Frame 1 (no input): blank canvas, image omitted
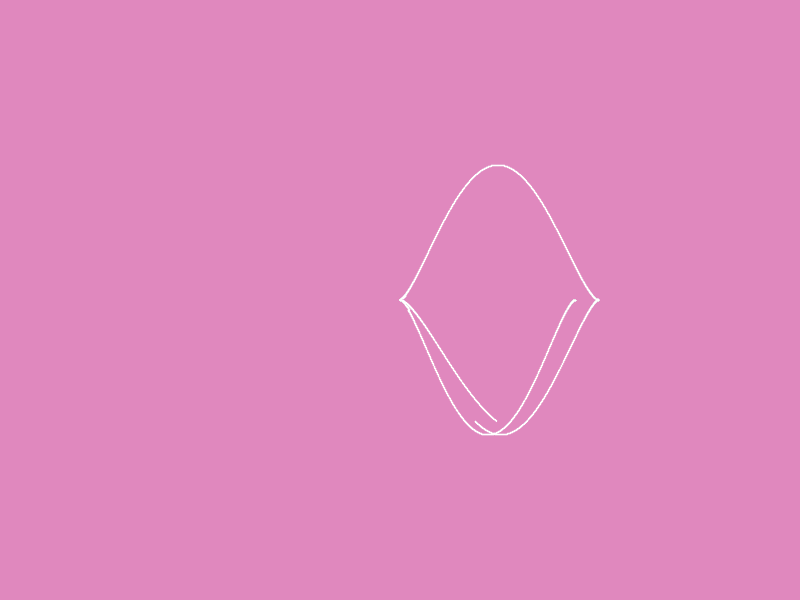
Frame 60 (the mouse pressed at the canvas centre just before this capture)
Frame 120 (the mouse held since frame 60 and released just before this capture): identical to frame 60, image omitted

The Processing sketch that drew this single still picture (run headless with seeded random() and noise(); from frame 60 on, the mouse is pressed at the canvas centre):

// Processing sketch: Parametric_equations
// ── Parametric_equations.pde

float t = 0;

float speed = 0.0001;

float design = 0;
float angle = 0;

float end = 0;

int count = 23;

void setup() {
  size(800, 600);
  background(224, 136, 190);
  //colorMode(HSB);
}

void draw() {
  translate((width/4) * 2, height/2);
  rotate(angle);
  strokeWeight(1.2);
  //stroke(120, 97, 204);
  stroke(255);

  for (int i = 0; i < 300; i++) {
    if (design == 0) {
      float x = 3 * cos(cos((5.44/2) * round(t))) * 1.2 * (1 + cos(5.4 * t));
      float y = 3 * pow(sin(5.4 * t), 2) * sin(5.44 * t);
      x *= 45;
      y *= 45;
      point(x, y);
      t += speed;
      if (t < -2) {
        speed *= -1;
        t = 0;
        angle += PI/2;
        end += 1;
      } else if (t > 2) {
        speed *= -1;
        t = 0;
      }
    } else if (design == 1) {

      float x = 3 * cos(cos((5.56/2) * round(t))) * 1.2 * (1 + cos(4.02 * t));
      float y = 3 * pow(sin(4.02 * t), 2) * sin(5.56 * t);
      x *= 35;
      y *= 35;
      point(x, y);
      t += speed;
      if (t < -2) {
        speed *= -1;
        t = 0;
        angle += PI/2;
        end += 1;
      } else if (t > 2) {
        speed *= -1;
        t = 0;
      }
    } else if (design == 2) {

      float x = 4 * pow(sin(4.32 * t), 2) * sin(sin(6.4 * t));
      float y = 4 * pow(cos(4.32 * t), 2) * cos(round(cos(6.4 * t)));
      x *= 55;
      y *= 55;
      point(x, y);
      t += speed;
      if (t < -3) {
        speed *= -1;
        t = 0;
        angle += PI/2;
        end += 1;
      } else if (t > 3) {
        speed *= -1;
        t = 0;
      }
    } else if (design == 3) {

      float x = 4 * (sin(6.04 * (t/3)) * (0.3 + pow(sin(t), 2)));
      float y = 7 * cos(t) * pow(sin(6.04 * t), 4);
      x *= 35;
      y *= 35;
      point(x, y);
      t += speed;
      if (t < -3) {
        speed *= -1;
        t = 0;
        angle += PI/4;
        end += 0.5;
      } else if (t > 3) {
        speed *= -1;
        t = 0;
      }
    } else if (design == 4) {

      float x = 7 * (sin(2.96 * (t/3)) * (0.3 + pow(sin(t), 2)));
      float y = 7 * cos(t) * pow(sin(2.96 * t), 4);
      x *= 25;
      y *= 25;
      point(x, y);
      t += speed;
      if (t < -3) {
        speed *= -1;
        t = 0;
        angle += PI/4;
        end += 0.5;
      } else if (t > 3) {
        speed *= -1;
        t = 0;
      }
    } else if (design == 5) {

      float x = 7 * (sin(3.48 * t) * (1 + round(pow(sin(t), 2))));
      float y = 7 * cos(round(t)) * pow(sin(3.48 * t), 4);
      x *= 15;
      y *= 15;
      point(x, y);
      t += speed;
      if (t < -3) {
        speed *= -1;
        t = 0;
        angle += PI/4;
        end += 1;
      } else if (t > 3) {
        speed *= -1;
        t = 0;
      }
    } else if (design == 6) {

      float x = 3 * cos(cos(2.9 * t)) * (1 + pow(cos(3 * t), 6));
      float y = 3 * pow(cos(2.9 * t), 3);
      x *= 45;
      y *= 45;
      point(x, y);
      t += speed;
      if (t < -12) {
        speed *= -1;
        t = 0;
        angle += PI/2;
        end += 1;
      } else if (t > 12) {
        speed *= -1;
        t = 0;
      }
    } else if (design == 7) {

      float x = 4 * pow(cos(1.88 * t), 2.5);
      float y = 3 * sin(sin(4.3 * t)) * pow(cos(1.88 * t), 2);
      x *= 45;
      y *= 45;
      point(x, y);
      t += speed;
      if (t < -4) {
        speed *= -1;
        t = 0;
        angle += PI/4;
        end += 0.5;
      } else if (t > 4) {
        speed *= -1;
        t = 0;
      }
    } else if (design == 8) {

      float x = 7 * (sin(3.48 * t) / (1 + round(pow(sin(t), 2))));
      float y = 7 * cos(round(t)) * pow(sin(3.48 * t), 4);
      x *= 25;
      y *= 25;
      point(x, y);
      t += speed;
      if (t < -3) {
        speed *= -1;
        t = 0;
        angle += PI/4;
        end += 0.5;
      } else if (t > 3) {
        speed *= -1;
        t = 0;
      }
    } else if (design == 9) {

      float x = 7 * (sin(1.54 * t) / (1 + pow(sin(t), 2)));
      float y = 7 * cos(round(t)) * pow(sin(1.54 * t), 2);
      x *= 25;
      y *= 25;
      point(x, y);
      t += speed;
      if (t < -3) {
        speed *= -1;
        t = 0;
        angle += PI/4;
        end += 0.5;
      } else if (t > 3) {
        speed *= -1;
        t = 0;
      }
    } else if (design == 10) {

      float x = 7 * (sin(0.5 * round(t)) / (1 + pow(sin(1.42 * t), 2)));
      float y = 7 * cos(1.42 * t) * pow(sin(0.5 * t), 4);
      x *= 25;
      y *= 25;
      point(x, y);
      t += speed;
      if (t < -8) {
        speed *= -1;
        t = 0;
        angle += PI/4;
        end += 0.5;
      } else if (t > 8) {
        speed *= -1;
        t = 0;
      }
    } else if (design == 11) {

      float x = 7 * (sin(1.64 * round(t)) / (1 + pow(sin(1.42 * t), 2)));
      float y = 7 * cos(1.42 * t) * pow(sin(1.64 * t), 4);
      x *= 25;
      y *= 25;
      point(x, y);
      t += speed;
      if (t < -10) {
        speed *= -1;
        t = 0;
        angle += PI/4;
        end += 0.5;
      } else if (t > 10) {
        speed *= -1;
        t = 0;
      }
    } else if (design == 12) {

      float x = 7 * (sin(7.24 * t) / (1 + pow(cos(3.56 * t), 2)));
      float y = 7 * cos(3.56 * t) * pow(sin(7.24 * t), 4);
      x *= 25;
      y *= 25;
      point(x, y);
      t += speed;
      if (t < -3) {
        speed *= -1;
        t = 0;
        angle += PI/4;
        end += 0.5;
      } else if (t > 3) {
        speed *= -1;
        t = 0;
      }
    } else if (design == 13) {

      float x = 7 * (sin(1.48 * round(t)) / (1 + pow(sin(1.42 * t), 2)));
      float y = 7 * cos(1.42 * t) * pow(sin(1.48 * t), 4);
      x *= 35;
      y *= 35;
      point(x, y);
      t += speed;
      if (t < -6) {
        speed *= -1;
        t = 0;
        angle += PI/4;
        end += 0.5;
      } else if (t > 6) {
        speed *= -1;
        t = 0;
      }
    } else if (design == 14) {

      float x = 4 * (sin(7.24 * (t / 3)) / (0.3 + pow(sin(t), 2)));
      float y = 7 * cos(t) * pow(sin(7.24 * t), 4);
      x *= 25;
      y *= 25;
      point(x, y);
      t += speed;
      if (t < -3) {
        speed *= -1;
        t = 0;
        angle += PI/4;
        end += 0.5;
      } else if (t > 3) {
        speed *= -1;
        t = 0;
      }
    } else if (design == 15) {

      float x = 7 * (sin(1.6 * round(t)) / (1 + pow(sin(1.42 * t), 2)));
      float y = 7 * cos(1.42 * t) * pow(sin(1.6 * t), 4);
      x *= 25;
      y *= 25;
      point(x, y);
      t += speed;
      if (t < -8) {
        speed *= -1;
        t = 0;
        angle += PI/4;
        end += 0.5;
      } else if (t > 8) {
        speed *= -1;
        t = 0;
      }
    } else if (design == 16) {

      float x = 7 * (sin(4.1 * t) / (1 + pow(cos(6.3 * t), 2)));
      float y = 7 * cos(6.3 * t) * pow(sin(4.1 * t), 4);
      x *= 25;
      y *= 25;
      point(x, y);
      t += speed;
      if (t < -3) {
        speed *= -1;
        t = 0;
        angle += PI/4;
        end += 0.5;
      } else if (t > 3) {
        speed *= -1;
        t = 0;
      }
    } else if (design == 17) {

      float x = 7 * (sin(2.12 * round(t)) / (1 + pow(sin(1.42 * t), 2)));
      float y = 7 * cos(1.42 * t) * pow(sin(2.12 * t), 4);
      x *= 25;
      y *= 25;
      point(x, y);
      t += speed;
      if (t < -8) {
        speed *= -1;
        t = 0;
        angle += PI/4;
        end += 0.5;
      } else if (t > 8) {
        speed *= -1;
        t = 0;
      }
    } else if (design == 18) {

      float x = 7 * (sin(7.32 * t) / (1 + pow(cos(1.42 * t), 2)));
      float y = 7 * cos(1.42 * t) * pow(sin(7.32 * t), 4);
      x *= 35;
      y *= 35;
      point(x, y);
      t += speed;
      if (t < -3) {
        speed *= -1;
        t = 0;
        angle += PI/4;
        end += 0.5;
      } else if (t > 3) {
        speed *= -1;
        t = 0;
      }
    } else if (design == 19) {

      float x = 4 * pow(cos(1.88 * t), 2.5);
      float y = 2 * sin(sin(4.3 * t)) * pow(cos(1.88 * t), 2);
      x *= 35;
      y *= 35;
      point(x, y);
      t += speed;
      if (t < -4) {
        speed *= -1;
        t = 0;
        angle += PI/4;
        end += 0.5;
      } else if (t > 4) {
        speed *= -1;
        t = 0;
      }
    } else if (design == 20) {

      float x = 4 * pow(cos(4.96 * t), 2.5);
      float y = 2 * sin(sin(4.3 * t)) * pow(cos(4.96 * t), 2);
      x *= 55;
      y *= 55;
      point(x, y);
      t += speed;
      if (t < -4) {
        speed *= -1;
        t = 0;
        angle += PI/4;
        end += 0.5;
      } else if (t > 4) {
        speed *= -1;
        t = 0;
      }
    } else if (design == 21) {

      float x = 3 * sin(sin(3 * t)) * cos(pow(cos(3 * 1.4 * t), 2));
      float y = 1.5 * pow(cos(2 * t), 2) * 3 * sin(t);
      x *= 45;
      y *= 45;
      point(x, y);
      t += speed;
      if (t < -3) {
        speed *= -1;
        t = 0;
        angle += PI/4;
        end += 0.5;
      } else if (t > 3) {
        speed *= -1;
        t = 0;
      }
    } else if (design == 22) {

      float x = 7 * (sin(4.84 * t) / (1 + pow(cos(4.66 * t), 2)));
      float y = 7 * cos(4.66 * t) * pow(sin(4.84 * t), 4);
      x *= 35;
      y *= 35;
      point(x, y);
      t += speed;
      if (t < -3) {
        speed *= -1;
        t = 0;
        angle += PI/4;
        end += 0.5;
      } else if (t > 3) {
        speed *= -1;
        t = 0;
      }
    }
  }


  if (end == 4) {
    delay(000);
    reset();
    reset();
    //noLoop();
  }
}

void mousePressed() {
  background(224, 136, 190);
  loop();
  angle = 0;
  end = 0;
  t = 0;
  speed = 0.0001;

  design = (design + 0.5) % count;
  println(design);

  if (design == 3) {
    angle = PI/4;
  }
}

void reset() {
  background(224, 136, 190);
  loop();
  angle = 0;
  end = 0;
  t = 0;
  speed = 0.0001;
  design = (design + 0.5) % count;
  println(design);
}
